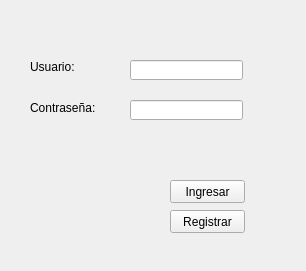
<?xml version="1.0" encoding="UTF-8"?>
<ui version="4.0">
 <class>MainWindow</class>
 <widget class="QMainWindow" name="MainWindow">
  <property name="geometry">
   <rect>
    <x>0</x>
    <y>0</y>
    <width>306</width>
    <height>271</height>
   </rect>
  </property>
  <property name="windowTitle">
   <string>Ventana Ingreso</string>
  </property>
  <widget class="QWidget" name="centralwidget">
   <widget class="QPushButton" name="boton_ingresar">
    <property name="geometry">
     <rect>
      <x>170</x>
      <y>180</y>
      <width>75</width>
      <height>23</height>
     </rect>
    </property>
    <property name="text">
     <string>Ingresar</string>
    </property>
   </widget>
   <widget class="QLineEdit" name="campo_usuario">
    <property name="geometry">
     <rect>
      <x>130</x>
      <y>60</y>
      <width>113</width>
      <height>20</height>
     </rect>
    </property>
   </widget>
   <widget class="QLineEdit" name="campo_password">
    <property name="geometry">
     <rect>
      <x>130</x>
      <y>100</y>
      <width>113</width>
      <height>20</height>
     </rect>
    </property>
   </widget>
   <widget class="QLabel" name="label">
    <property name="geometry">
     <rect>
      <x>30</x>
      <y>60</y>
      <width>46</width>
      <height>13</height>
     </rect>
    </property>
    <property name="text">
     <string>Usuario:</string>
    </property>
   </widget>
   <widget class="QLabel" name="label_2">
    <property name="geometry">
     <rect>
      <x>30</x>
      <y>100</y>
      <width>71</width>
      <height>16</height>
     </rect>
    </property>
    <property name="text">
     <string>Contraseña:</string>
    </property>
   </widget>
   <widget class="QPushButton" name="boton_registrar">
    <property name="geometry">
     <rect>
      <x>170</x>
      <y>210</y>
      <width>75</width>
      <height>23</height>
     </rect>
    </property>
    <property name="text">
     <string>Registrar</string>
    </property>
   </widget>
  </widget>
 </widget>
 <resources/>
 <connections/>
</ui>
